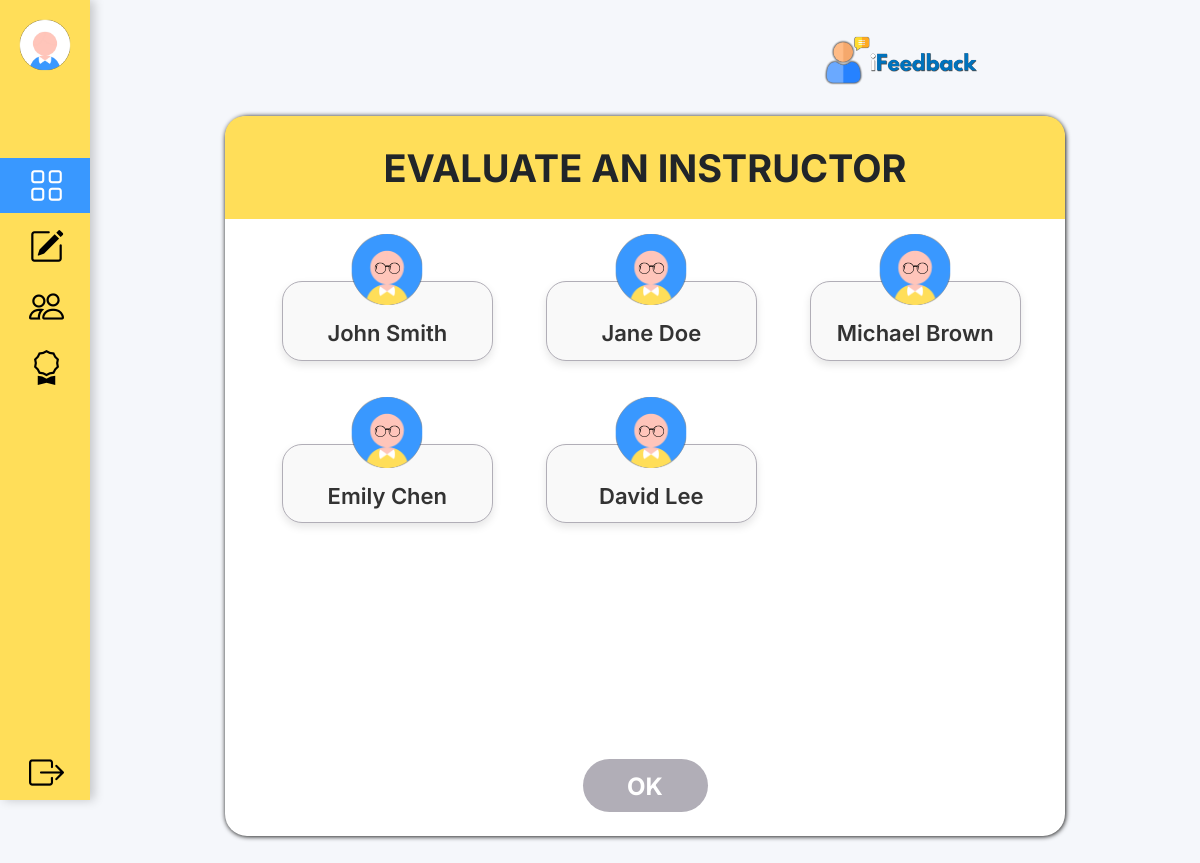
The app's page /studentEvaluateInstructors.php (signed in) with its own data.
### tables this page shows
CREATE TABLE `instructorstbl` (
  `id` int(11) NOT NULL,
  `instructorId` bigint(20) NOT NULL,
  `instructorEmail` varchar(255) NOT NULL,
  `instructorFullName` varchar(255) NOT NULL,
  `password` varchar(255) NOT NULL,
  `instructorDepartment` varchar(255) DEFAULT NULL
);

### studentEvaluateInstructors.php (the view, shortened to what this page needs)
<?php
include("connect.php");
$username = $_SESSION['username'];
$query = "SELECT * FROM studentstbl WHERE username = ?";
$stmt = $conn->prepare($query);
$stmt->bind_param("s", $username);
$stmt->execute();
$result = $stmt->get_result();
if ($result->num_rows > 0) {
    $student = $result->fetch_assoc();
    $studentSectionId = $student['sectionId'];
} else {
    echo "No data found";
    exit;
}
$instructorStmt = $conn->prepare("
    SELECT i.instructorId, i.instructorFullName
    FROM instructorstbl i
    JOIN classroomstbl c ON i.instructorId = c.instructorId
    WHERE c.sectionId = ?
");
$instructorStmt->bind_param("i", $studentSectionId);
$instructorStmt->execute();
$instructorsResult = $instructorStmt->get_result();
?>
<!DOCTYPE html>
<html lang="en">
<head>
    <link href="https://cdn.jsdelivr.net/npm/bootstrap@5.3.3/dist/css/bootstrap.min.css" rel="stylesheet">
    <link rel="stylesheet" href="https://cdn.jsdelivr.net/npm/bootstrap-icons@1.11.3/font/bootstrap-icons.min.css">
    <link rel="stylesheet" href="assets/styles/Sidebar.css">
    <link rel="stylesheet" href="assets/styles/EvaluateInstructors.css">
</head>
<body>
    <div class="sidebar d-flex flex-column align-items-center justify-content-between" id="sidebar">
        <ul class="align-items-start" id="menu">
            <div class="d-block justify-content-center" id="avatar-container">
                <div id="avatar">
                    <img src="assets/svg/Student Avatar.svg" alt="">
                </div>
                <div class="justify-content-center">
                </div>
            </div>
            <div id="sidebarIconContainer">
                <li class="active">
                    <a class="text-decoration-none align-items-center" href="studentDashboard.php">
                        <span class="icon"><i class="bi bi-grid"></i></span>
                    </a>
                </li>
                <li>
                    <a class="text-decoration-none align-items-center" href="studentFeedbackHistory.php">
                        <span class="icon align-middle"><i class="bi bi-pencil-square"></i></span>
                    </a>
                </li>
                <li>
                    <a class="text-decoration-none align-items-center" href="studentInstructors.php">
                        <span class="icon"><i class="bi bi-people"></i></span>
                    </a>
                </li>
                <li>
                    <a class="text-decoration-none align-items-center align-middle" href="studentBadges.php">
                        <span class="icon"><i class="bi bi-award"></i></span>
                    </a>
                </li>
                <li>
                    <a class="logout-button text-decoration-none align-items-center" href="studentLogout.php" onclick="logout()">
                        <span class="icon"><i class="bi bi-box-arrow-right"></i></span>
                    </a>
                </li>
            </div>
        </ul>
    </div>
    <div class="main-content">
        <img id="containerLogo" src="assets/svg/Icon with Name.svg" width="15%" height="15%">
        <div class="feedback-containergg">
            <div class="feedback-container">
                <div class="header">
                    <h1>Evaluate an Instructor</h1>
                </div>
               <form action="" method="post" id="instructorForm">
                   <div id="instructors-container">
                       <div class="instructors-cards">
                       <?php while ($instructor = $instructorsResult->fetch_assoc()): ?>
                            <div class="instructor-card" id="instructor-<?php echo $instructor['instructorId']; ?>"
                                onclick="selectInstructor('<?php echo $instructor['instructorId']; ?>')">
                                <img src="assets/svg/Instructor Avatar.svg" alt="Instructor" class="instructoravatars">
                                <p><?php echo htmlspecialchars($instructor['instructorFullName']); ?></p>
                            </div>
                        <?php endwhile; ?>
                       </div>
                   </div>
                   <button type="submit" class="ok-button">OK</button>
               </form>
            </div>
        </div>
    </div>
</body>
</html>

### assets/styles/Sidebar.css (style rules this page uses)
* { margin: 0; padding: 0; box-sizing: border-box; }
body { background-color: #F5F7FB; }
.sidebar { position: fixed; left: 0; top: 0; width: 90px; height: 100vh; z-index: 1; background-color: #ffde59; overflow-x: hidden; display: flex; flex-direction: column; align-items: center; transition: width 0.3s ease; box-shadow: 4px 0 10px rgba(0, 0, 0, 0.2); cursor: pointer; }
#avatar-container { width: 100%; text-align: center; padding: 10px 0; }
#avatar img { width: 70px; height: 70px; transition: width 0.3s ease, height 0.3s ease; margin-bottom: -25px; }
.sidebar ul { margin: 0; padding: 0; position: relative; list-style: none; height: 100%; flex-direction: column; align-items: flex-start; width: 100%; }
.sidebar ul li { margin-top: 5px; line-height: 1; padding: 10px 20px; width: 100%; transition: 0.3s ease; }
.sidebar ul li a { display: flex; align-items: center; text-decoration: none; color: black; transition: color 0.3s ease; white-space: nowrap; padding-left: 9px; }
.icon { font-size: 35px; margin-right: 0; transition: margin-right 0.3s ease; }
.sidebar ul li:last-child { position: absolute; bottom: 0; width: 100%; padding-left: 20px; }
.sidebar ul li.active { background-color: #3998FF; color: white; }
.sidebar ul li.active a { color: white; }

### assets/styles/EvaluateInstructors.css (style rules this page uses)
body { overflow: hidden; }
.main-content { padding: 30px; padding-top: 5px; font-family: "Inter", sans-serif; }
.feedback-containergg { display: flex; justify-content: center; height: 900px; }
#containerLogo { margin-left: 700px; margin-top: 30px; margin-bottom: 30px; }
.feedback-container { text-align: center; background-color: white; border-radius: 22px; width: 80%; height: 80%; box-shadow: 0.5px 0.5px 5px rgba(1, 1, 1, 1); }
.header { background-color: #ffde59; border-top-left-radius: 20px; border-top-right-radius: 20px; padding-bottom: 20px; margin-bottom: 0px; }
a { text-decoration: none; outline: none; }
.header h1 { font-weight: bold; font-size: 38px; font-family: "Inter", sans-serif; text-transform: uppercase; padding-top: 30px; }
#instructors-container { height: 530px; overflow-y: scroll; }
.instructors-cards { cursor: pointer; justify-content: center; margin: 30px; display: grid; grid-template-columns: repeat(3, 30%); gap: 30px; margin-bottom: 10px; margin-top: 50px; }
.instructor-card { height: 60%; width: 90%; margin: 10px; margin-left: 18px; margin-top: 5%; gap: -100px; display: flex; flex-direction: column; align-items: center; border-radius: 20px; background-color: #f9f9f9; cursor: pointer; transition: background-color 0.3s; box-shadow: 0 4px 8px rgba(0, 0, 0, 0.1); border: 1px solid #b1aeb7; }
.instructor-card img { width: 100px; height: 100px; margin-top: -50px; border-radius: 50px; }
.instructor-card p { font-size: 22px; font-weight: 600; padding-top: 10px; color: #333; transition: color 0.3s; }
.ok-button { border: 1px solid black; background-color: #B1AEB7; color: white; border: none; width: 125px; height: 53px; margin-bottom: 50px; margin-top: 10px; padding: 10px 20px; border-radius: 30px; font-size: 24px; font-weight: bold; font-family: "Inter", sans-serif; cursor: not-allowed; transition: background-color 0.3s; pointer-events: none; }

### studentEvaluateInstructors.php (style rules this page uses)
.main-content { margin-left: 90px; transition: margin-left 0.5s; }

### records on screen
instructorstbl: instructorFullName "John Smith"
instructorstbl: instructorFullName "Jane Doe"
instructorstbl: instructorFullName "Michael Brown"
instructorstbl: instructorFullName "Emily Chen"
instructorstbl: instructorFullName "David Lee"
